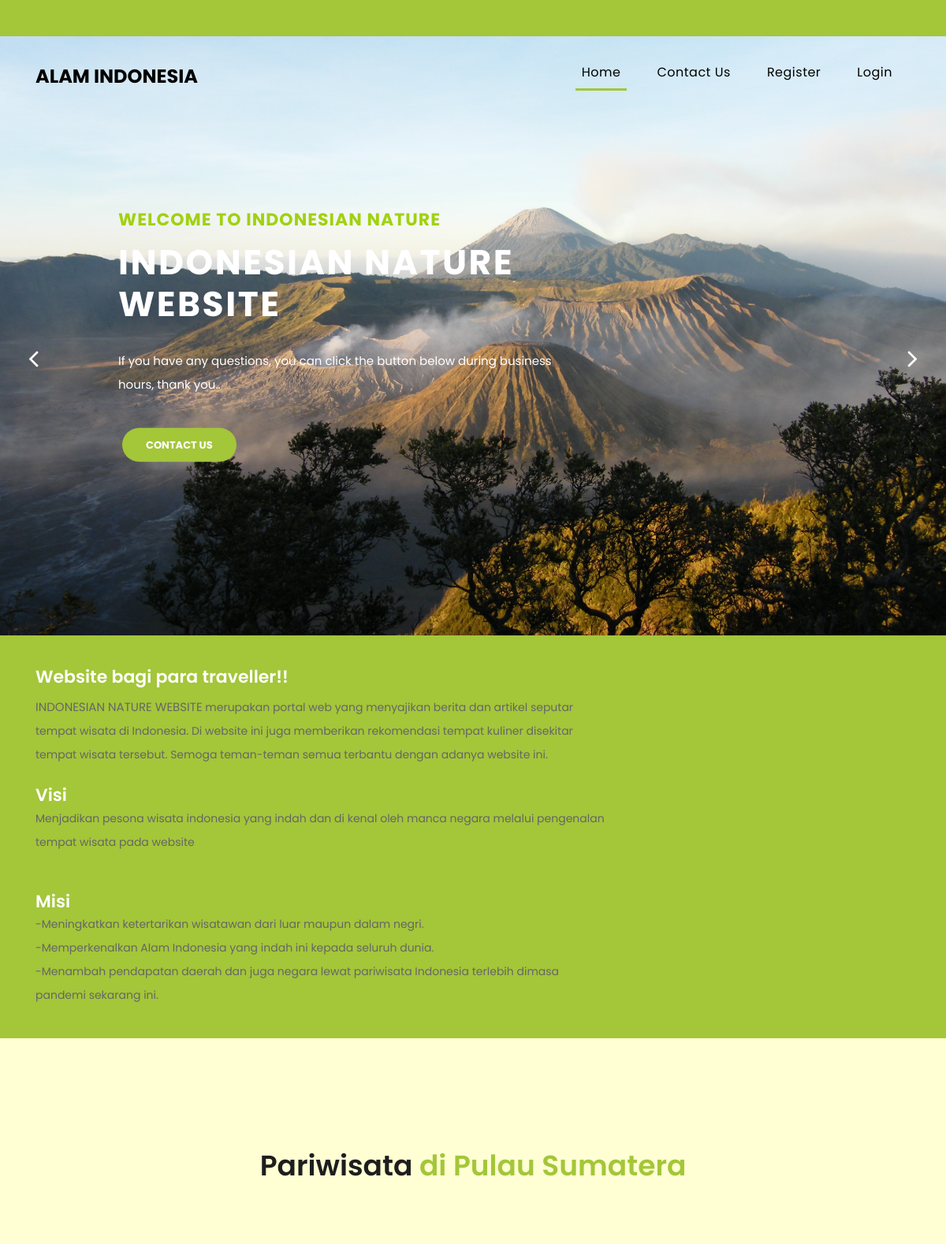
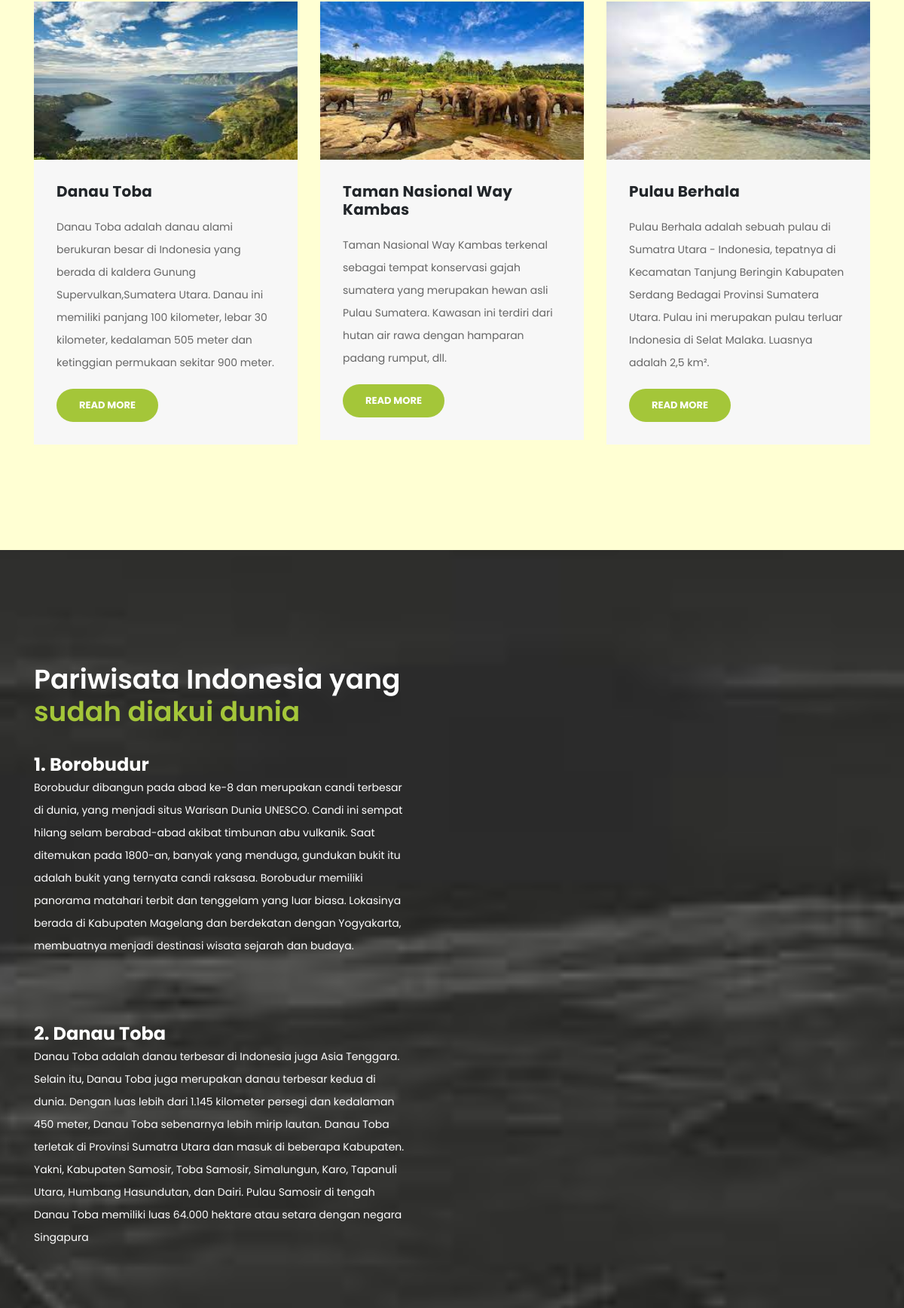
Screenshot of /category.php?catid=9 (upper part) with the database file from the repository (2 pictures, top to bottom).
### tables this page shows
CREATE TABLE `kategori` (
  `id` int(11) NOT NULL,
  `CategoryName` varchar(200) DEFAULT NULL,
  `Description` mediumtext DEFAULT NULL,
  `PostingDate` timestamp NULL DEFAULT current_timestamp(),
  `UpdationDate` timestamp NULL DEFAULT NULL ON UPDATE current_timestamp(),
  `Is_Active` int(1) DEFAULT NULL
);

CREATE TABLE `berita` (
  `id` int(11) NOT NULL,
  `judul` longtext DEFAULT NULL,
  `CategoryId` int(11) DEFAULT NULL,
  `ringkasan` text NOT NULL,
  `isiBerita` longtext DEFAULT NULL,
  `PostingDate` timestamp NULL DEFAULT current_timestamp(),
  `UpdationDate` timestamp NULL DEFAULT NULL ON UPDATE current_timestamp(),
  `Is_Active` int(1) DEFAULT NULL,
  `PostUrl` mediumtext DEFAULT NULL,
  `PostImage` varchar(255) DEFAULT NULL,
  `postedBy` varchar(255) DEFAULT NULL,
  `lastUpdatedBy` varchar(255) DEFAULT NULL
);

### category.php (the view, shortened to what this page needs)
<?php
    include("includes/koneksi.php");
?>
<!DOCTYPE html>
<html lang="en">
  <head>
    <link href="vendor/bootstrap/css/bootstrap.min.css" rel="stylesheet">
    <link rel="stylesheet" href="assets/css/fontawesome.css">
    <link rel="stylesheet" href="assets/css/templatemo-finance-business.css">
    <link rel="stylesheet" href="assets/css/owl.css">
  </head>
  <body>
    <?php
      if(strlen($_SESSION['username']) !==0)
      {
        header('location:user.php');
      }
      else{
    ?>
    <div class="sub-header">
    </div>
    <header class="">
      <nav class="navbar navbar-expand-lg">
        <div class="container">
          <a class="navbar-brand" href="index.php"><h2>Alam Indonesia</h2></a>
          <div class="collapse navbar-collapse" id="navbarResponsive">
            <ul class="navbar-nav ml-auto">
              <li class="nav-item active">
                <a class="nav-link" href="#top">Home
                </a>
              </li>
              <li class="nav-item">
                <a class="nav-link" href="contact.html">Contact Us</a>
              </li>
              <li class="nav-item">
                <a class="nav-link" href="login/register.php">Register</a>
              </li>
              <li class="nav-item">
                <a class="nav-link" href="login/login.php">Login</a>
              </li>
            </ul>
          </div>
        </div>
      </nav>
    </header>
    <div class="main-banner header-text" id="top">
        <div class="Modern-Slider">
          <div class="item item-1">
            <div class="img-fill">
                <div class="text-content">
                  <h6>Welcome to Indonesian Nature</h6>
                  <h4>Indonesian Nature <br> Website</h4>
                  <p>If you have any questions, you can click the button below during business hours, thank you..</p>
                  <a href="contact.html" class="filled-button">contact us</a>
                </div>
            </div>
          </div>
        </div>
    </div>
    <div class="request-form">
      <div class="container">
        <div class="row">
          <div class="col-md-8">
            <h4>Website bagi para traveller!!</h4>
            <p><span>INDONESIAN NATURE WEBSITE </span> merupakan portal web yang menyajikan berita dan artikel seputar tempat wisata di Indonesia.
              Di website ini juga memberikan rekomendasi tempat kuliner disekitar tempat wisata tersebut. Semoga teman-teman semua terbantu dengan adanya website ini.</p>
            <br>
            <h4>Visi</h4>
            <p>Menjadikan pesona wisata indonesia yang indah dan di kenal oleh manca negara melalui pengenalan tempat wisata pada website</p>
            <br><br>
            <h4>Misi</h4>
            <p>-Meningkatkan ketertarikan wisatawan dari luar maupun dalam negri.<br>
              -Memperkenalkan Alam Indonesia yang indah ini kepada seluruh dunia.<br>
              -Menambah pendapatan daerah dan juga negara lewat pariwisata Indonesia terlebih dimasa pandemi sekarang ini.
            </p>
          </div>
          <div class="col-md-4 border-button">
          </div>
        </div>
      </div>
    </div>
    <?php
        $sql1 = "SELECT * FROM kategori WHERE id = '".$_SESSION['catid']."'";
        $query1 = mysqli_query($con,$sql1);
        while($row1=mysqli_fetch_array($query1)){
    ?>
    <div class="services">
      <div class="container">
        <div class="row">
          <div class="col-md-12">
            <div class="section-heading">
              <h2>Pariwisata<em> di <?php echo htmlentities($row1['CategoryName']);?></em></h2>
            </div>
          </div>
    <?php } ?>
    <?php
        $sql2 = "SELECT * FROM berita WHERE CategoryId = '".$_SESSION['catid']."'";
        $query2 = mysqli_query($con,$sql2);
        while ($row2=mysqli_fetch_array($query2)) {
    ?>
          <div class="col-md-4">
            <div class="service-item">
              <img src="admin/admin/postimages/<?php echo htmlentities($row2['PostImage']);?>" alt="" height="210px" width="330px">
              <div class="down-content">
                <h4><?php echo htmlentities($row2['judul']);?></h4>
                <p><?php
                    $ring=$row2['ringkasan'];
                    echo (substr($ring,0));?> </p>
                <a href="newsdetail.php?nid=<?php echo htmlentities($row2['id']); ?>" class="filled-button">Read More</a>
              </div>
            </div>
          </div>
    <?php } ?>
    </div>
    </div>
    </div>
    <div class="fun-facts">
      <div class="container">
        <div class="row">
          <div class="col-md-6">
            <div class="left-content">
              <h2>Pariwisata Indonesia yang<em> sudah diakui dunia</em></h2>
              <h4><b>1. Borobudur</b></h4>
              <p>Borobudur dibangun pada abad ke-8 dan merupakan candi terbesar di dunia, yang menjadi situs Warisan Dunia UNESCO. Candi ini sempat hilang selam berabad-abad akibat timbunan abu vulkanik.
              Saat ditemukan pada 1800-an, banyak yang menduga, gundukan bukit itu adalah bukit yang ternyata candi raksasa.
              Borobudur memiliki panorama matahari terbit dan tenggelam yang luar biasa. Lokasinya berada di Kabupaten Magelang dan berdekatan dengan Yogyakarta, membuatnya menjadi destinasi wisata sejarah dan budaya.</p>
              <br><br><h4><b>2. Danau Toba</b></h4>
              <p>Danau Toba adalah danau terbesar di Indonesia juga Asia Tenggara. Selain itu, Danau Toba juga merupakan danau terbesar kedua di dunia.
                Dengan luas lebih dari 1.145 kilometer persegi dan kedalaman 450 meter, Danau Toba sebenarnya lebih mirip lautan. Danau Toba terletak di Provinsi Sumatra Utara dan masuk di beberapa Kabupaten.
                Yakni, Kabupaten Samosir, Toba Samosir, Simalungun, Karo, Tapanuli Utara, Humbang Hasundutan, dan Dairi.
                Pulau Samosir di tengah Danau Toba memiliki luas 64.000 hektare atau setara dengan negara Singapura</p>
              <br><br><h4><b>3. Gunung Bromo</b></h4>
              <br><br><h4><b>4. Taman Nasional Pulau Komodo</b></h4>
              <br><br><h4><b>5. Labuan Bajo</b></h4>
              <br><br><h4><b>6. Taman Nasional Way Kambas</b></h4>
            </div>
          </div>
        </div>
      </div>
    </div>
    <br>
  </body>
</html>
<?php } ?>

### rows the page displays
kategori: CategoryName "Pulau Sumatera"
berita: PostImage (picture), judul "Danau Toba", ringkasan "Danau Toba adalah danau alami berukuran besar di Indonesia yang berada di kaldera Gunung Supervulkan,Sumatera Utara. Danau ini memiliki panjang 100 kilometer, lebar 30 kilometer, kedalaman 505 meter dan ketinggian permukaan sekitar 900 meter."
berita: PostImage (picture), judul "Taman Nasional Way Kambas", ringkasan "Taman Nasional Way Kambas terkenal sebagai tempat konservasi gajah sumatera yang merupakan hewan asli Pulau Sumatera. Kawasan ini terdiri dari hutan air rawa dengan hamparan padang rumput, dll."
berita: PostImage (picture), judul "Pulau Berhala", ringkasan "Pulau Berhala adalah sebuah pulau di Sumatra Utara - Indonesia, tepatnya di Kecamatan Tanjung Beringin Kabupaten Serdang Bedagai Provinsi Sumatera Utara. Pulau ini merupakan pulau terluar Indonesia di Selat Malaka. Luasnya adalah 2,5 km²."
